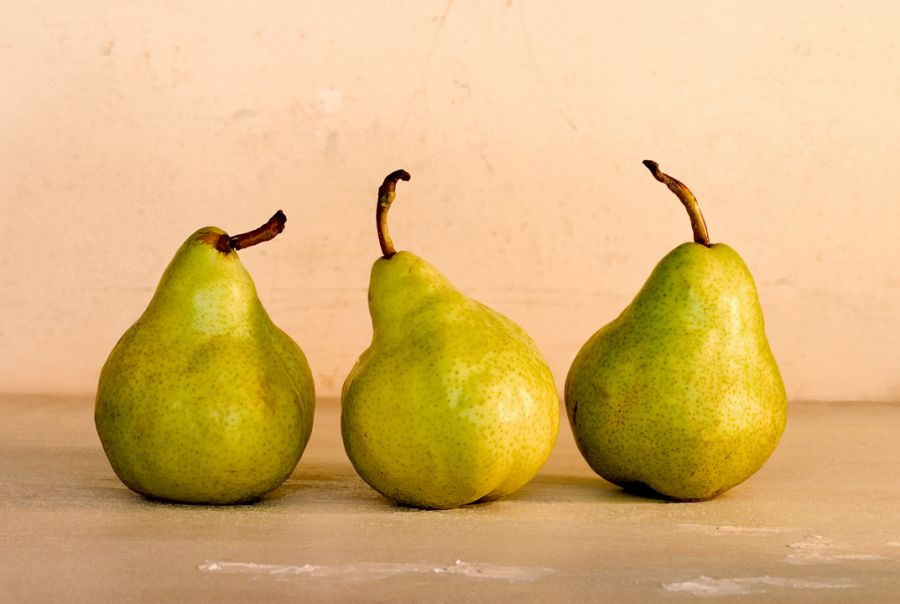
#> input picture labs/windows-openCV/images/LR3example.jpg, 900 x 604 px, found by its file name
$ python lab3.py
#> lines starting #> are read from the running program, lines starting #| are printed output that depends on the picture; after the words box and inside, x2 and y2 are one past the last pixel; in counts of white or black regions, pixels touching at a corner belong together
import numpy as np
import cv2


class Canny:
    @staticmethod
    def read_image(image_path, image_resolution):
#> called with image_path = 'images\\LR3example.jpg', image_resolution = (604, 400)
        image = cv2.imread(image_path)
#> image is the input picture: shape (604, 900, 3); mean B, G, R 119.1, 180.6, 218.3
        return cv2.resize(image, image_resolution)

    @staticmethod
    def get_grayscale_image(image):
        return cv2.cvtColor(image, cv2.COLOR_BGR2GRAY)
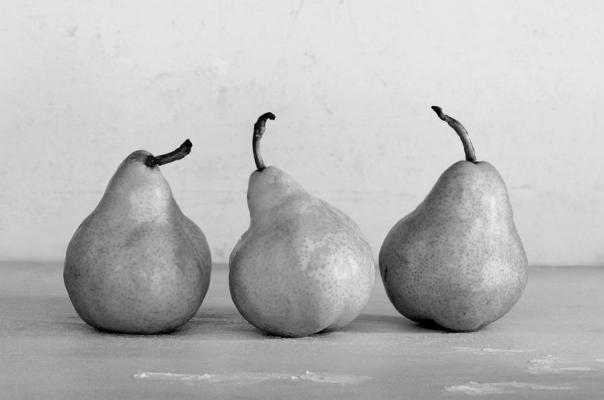
#> returned value: shape (400, 604); min 0, max 239, mean 184.8

    @staticmethod
    def get_gaussian_blur(image, blur_size, deviation=0.0):
#> called with blur_size = (5, 5), deviation = 0
        return cv2.GaussianBlur(image, blur_size, deviation)

    @staticmethod
    def get_image_resolution(image):
        return image.shape[:2]

    @staticmethod
    def get_sobel(blur_image):
        n, m = blur_image.shape[:2]
#> n = 400; m = 604

        gx = np.array([
            [-1, 0, 1],
            [-2, 0, 2],
            [-1, 0, 1],
        ])

        gy = np.array([
            [-1, -2, -1],
            [0, 0, 0],
            [1, 2, 1],
        ])

        image_gx = np.zeros((n, m))
        image_gy = np.zeros((n, m))

        for i in range(1, n - 1):
            for j in range(1, m - 1):
                sub_image = blur_image[i - 1:i + 2, j - 1:j + 2]
                image_gx[i][j] = np.sum(np.multiply(sub_image, gx))
                image_gy[i][j] = np.sum(np.multiply(sub_image, gy))
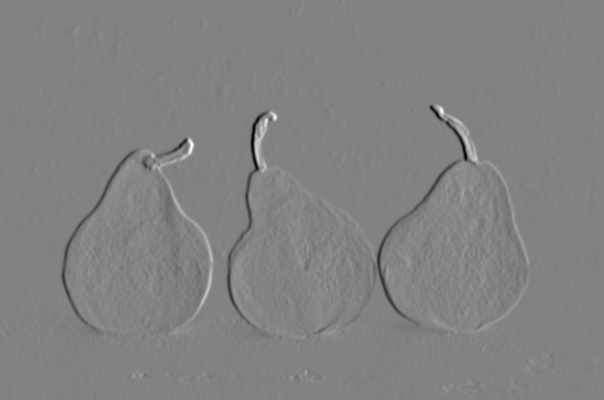
#> image_gx: shape (400, 604) float64; min -477, max 458, mean 0.2; drawn with min black and max white
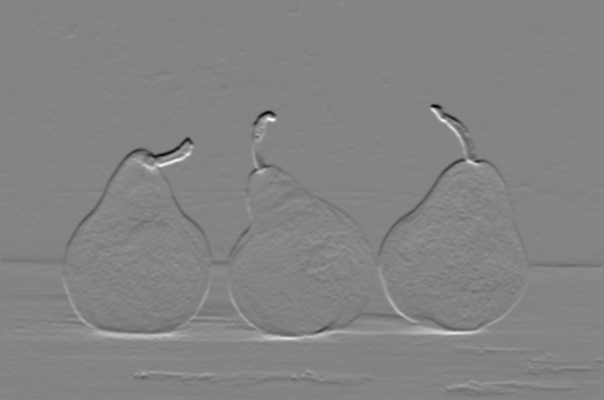
#> image_gy: shape (400, 604) float64; min -518, max 478, mean -1.6; drawn with min black and max white

        return image_gx, image_gy

    # [53 lines left out: functions get_prewitt, get_scharr, not called in this run]

    @staticmethod
    def get_gradient_length(gx, gy):
        n, m = gx.shape[:2]
#> n = 400; m = 604
        gradient_length = np.zeros((n, m))

        for i in range(1, n - 1):
            for j in range(1, m - 1):
                x = int(gx[i][j])
                y = int(gy[i][j])
                gradient_length[i][j] = (x ** 2 + y ** 2) ** 0.5
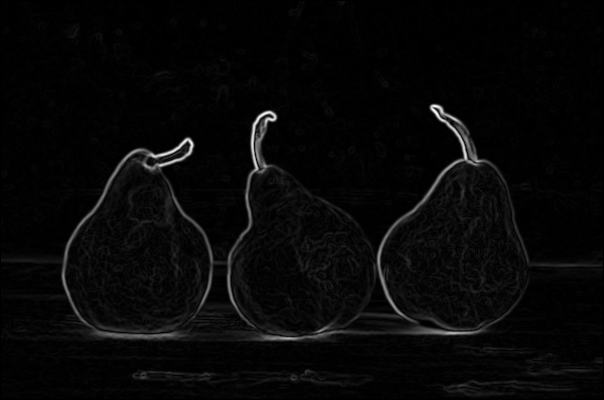
#> gradient_length: shape (400, 604) float64; min 0, max 536.1, mean 16.7; drawn with min black and max white

        return gradient_length

    @staticmethod
    def get_gradient_direction(gx, gy):
        n, m = gx.shape[:2]
#> n = 400; m = 604
        gradient_direction = np.zeros((n, m))

        for i in range(1, n - 1):
            for j in range(1, m - 1):
                x = int(gx[i][j])
                y = int(gy[i][j])

                if x == 0:
                    gradient_direction[i][j] = 0
                    break
                elif y == 0:
                    gradient_direction[i][j] = 2
                    break

                tg = y / x

                if x > 0 and y < 0 and tg < -2.414 or \
                        x < 0 and y < 0 and tg > 2.414:
                    current_direction = 0
                elif x > 0 and y < 0 and tg < -0.414:
                    current_direction = 1
                elif x > 0 and y < 0 and tg > -0.414 or \
                        x > 0 and y > 0 and tg < 0.414:
                    current_direction = 2
                elif x > 0 and y > 0 and tg < 2.414:
                    current_direction = 3
                elif x > 0 and y > 0 and tg > 2.414 or \
                        x < 0 and y > 0 and tg < -2.414:
                    current_direction = 4
                elif x < 0 and y > 0 and tg < -0.414:
                    current_direction = 5
                elif x < 0 and y > 0 and tg > -0.414 or \
                        x < 0 and y < 0 and tg < 0.414:
                    current_direction = 6
                elif x < 0 and y < 0 and tg < 2.414:
                    current_direction = 7

                gradient_direction[i][j] = current_direction
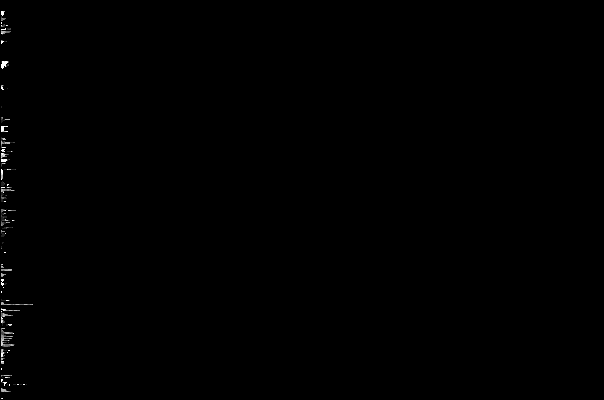
#> gradient_direction: shape (400, 604) float64; min 0, max 7, mean 0.0168; drawn with min black and max white

        # print(gradient_direction)
        return gradient_direction

    @staticmethod
    def get_neighbors(gradient_direction):
        if gradient_direction == 0 or gradient_direction == 4:
            return [-1, 0], [1, 0]
        elif gradient_direction == 2 or gradient_direction == 6:
            return [0, -1], [0, 1]
        elif gradient_direction == 1 or gradient_direction == 5:
            return [-1, 1], [1, -1]
        elif gradient_direction == 3 or gradient_direction == 7:
            return [1, 1], [-1, -1]

    # границы - чёрные, фон - белый
    def get_suppression_of_non_maximums(self, gradient_length, gradient_direction):
        n, m = gradient_length.shape[:2]
#> n = 400; m = 604
        suppressed_matrix = np.zeros((n, m))

        for i in range(1, n - 1):
            for j in range(1, m - 1):
                neighbor1, neighbor2 = self.get_neighbors(gradient_direction[i][j])
                neighbor1_x, neighbor1_y = neighbor1
                neighbor2_x, neighbor2_y = neighbor2

                gradient = gradient_length[i][j]

                if gradient >= gradient_length[i + neighbor1_x][j + neighbor1_y] \
                        and gradient >= gradient_length[i + neighbor2_x][j + neighbor2_y]:
                    suppressed_matrix[i][j] = 255
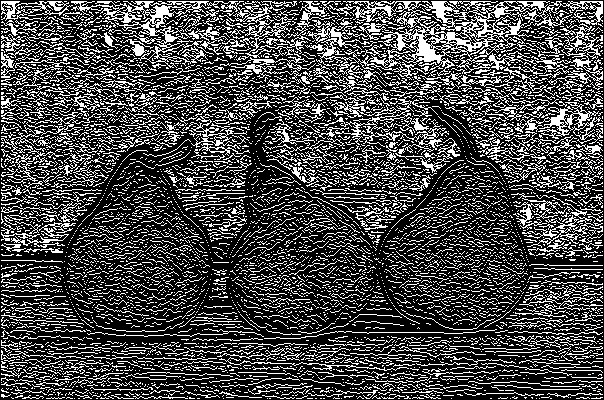
#> suppressed_matrix: shape (400, 604) float64; 28.3% white in thin lines or dots

        return suppressed_matrix

    @staticmethod
    def get_double_threshold_filtering(suppressed_matrix, gradient_length, thresholds):
#> called with thresholds = (20, 60)
        n, m = suppressed_matrix.shape[:2]
#> n = 400; m = 604

        # max_gradient_length = np.max(gradient_length)
        low_level, high_level = thresholds

        for i in range(1, n - 1):
            for j in range(1, m - 1):
                if suppressed_matrix[i][j] == 255:
                    suppressed_matrix[i][j] = 0
                    sub_image = suppressed_matrix[i - 1:i + 2, j - 1:j + 2]
                    max_element = np.max(sub_image)

                    if gradient_length[i][j] < low_level:
                        suppressed_matrix[i][j] = 0
                    elif gradient_length[i][j] > high_level:
                        suppressed_matrix[i][j] = 255
                    elif max_element == 255:
                        suppressed_matrix[i][j] = 255
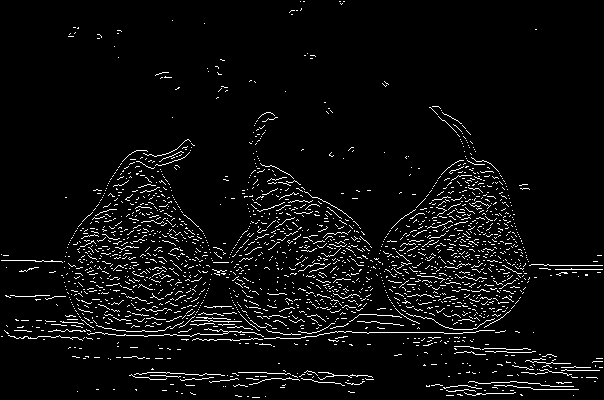
#> suppressed_matrix: shape (400, 604) float64; 4.8% white in thin lines or dots
                    # else:
                    #     print(sub_image, gradient_length[i][j], suppressed_matrix[i][j])
        return suppressed_matrix

    def get_canny_result(self, image_path, operator, image_resolution=(450, 450), blur_size=(5, 5), blur_deviation=0, thresholds=(20, 60)):
        image = self.read_image(image_path, image_resolution)

        grayscale_image = self.get_grayscale_image(image)
        # grayscale_image = cv2.imread(image_path, cv2.IMREAD_ANYDEPTH)
        blur_image = self.get_gaussian_blur(grayscale_image, blur_size, blur_deviation)

        gx, gy = operator(blur_image)

        gradient_length = self.get_gradient_length(gx, gy)
        gradient_direction = self.get_gradient_direction(gx, gy)

        non_maximus = self.get_suppression_of_non_maximums(gradient_length, gradient_direction)
        return self.get_double_threshold_filtering(non_maximus, gradient_length, thresholds)
        # [7 lines of commented-out code are left out]


canny_result = Canny()
canny_result.get_canny_result(r'images\LR3example.jpg', Canny.get_sobel, (604, 400))
# canny_result.get_canny_result(r'images\LR3example.jpg', Canny.get_prewitt)
# canny_result.get_canny_result(r'images\LR3example.jpg', Canny.get_scharr)
